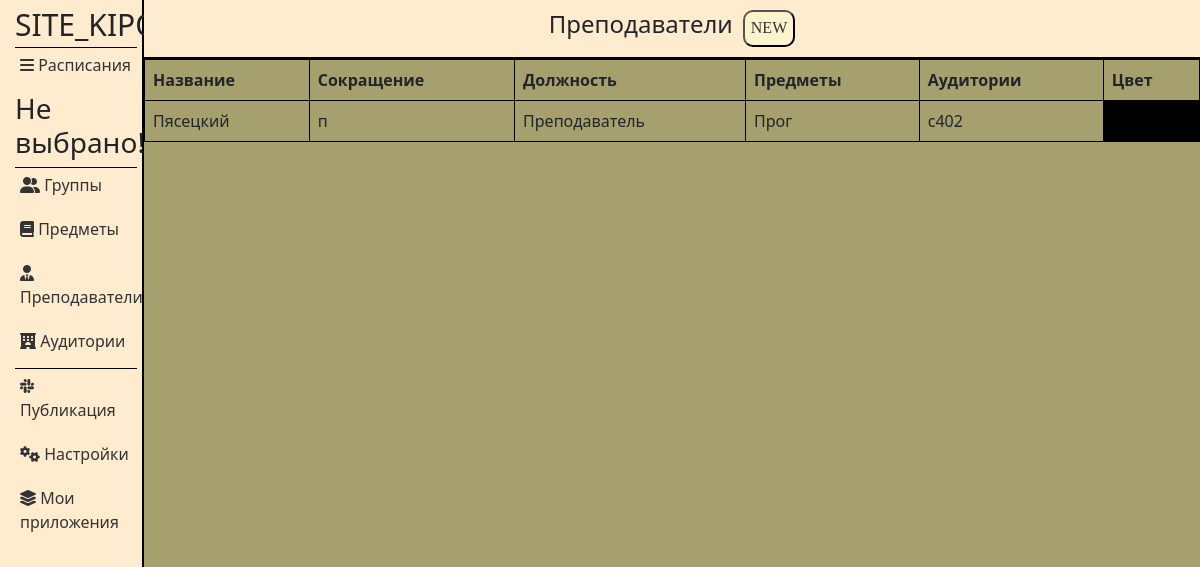
Screenshot of /applications/13/teachers/ with the database file from the repository.
### applications/models.py (models this page shows, shortened)
class Teachers(models.Model):
    name = models.CharField('Преподаватель', max_length=50)
    abbreviation = models.CharField('Сокращение', max_length=50)
    position = models.CharField('Должность', max_length=50)
    subjects = models.ManyToManyField(Subjects)
    cabinets = models.ManyToManyField(Cabinets)
    color = models.CharField('Цвет', max_length=50)
    application_id = models.ForeignKey(Applications, on_delete=models.CASCADE, related_name='Teachers')
    class Meta:
        verbose_name = 'Преподаватель'
        verbose_name_plural = 'Преподаватели'

class Subjects(models.Model):
    title = models.CharField('Название', max_length=50)
    abbreviation = models.CharField('Сокращение', max_length=50)
    cabinets = models.CharField('Аудитории', max_length=50)
    color = models.CharField('Цвет', max_length=50)
    application_id = models.ForeignKey(Applications, on_delete=models.CASCADE, related_name='Subjects')
    def __str__(self):
        return self.title
    class Meta:
        verbose_name = 'Предмет'
        verbose_name_plural = 'Предметы'

class Cabinets(models.Model):
    title = models.CharField('Название', max_length=50)
    abbreviation = models.CharField('Сокращение', max_length=50)
    seat_number = models.CharField('Количество мест', max_length=50)
    building = models.CharField('Корпус', max_length=50)
    color = models.CharField('Цвет', max_length=50)
    application_id = models.ForeignKey(Applications, on_delete=models.CASCADE, related_name='Cabinets')
    def __str__(self):
        return self.title
    class Meta:
        verbose_name = 'Аудитория'
        verbose_name_plural = 'Аудитории'

### applications/views.py (the view)
def teachers(request, app_id):
    return handle_form(request, app_id, Teachers, TeachersForm, 'applications/teachers.html')

### applications/views.py (called while the page is built)
def find_week_title(request):
    week_title = None
    if request.COOKIES.get('selectedElementId'):
        sched_id = request.COOKIES.get('selectedElementId')
        sched_instance = Schedules.objects.get(id=sched_id)
        week_title = sched_instance.title
    else:
        week_title = 'Не выбрано!'
    return week_title

### applications/templates/applications/teachers.html (shortened to what this page needs)
{% extends 'applications/layout.html' %}
{% load static %}
{% block content %}
<div class="features">
    <header>
        <h1>Преподаватели</h1>
        <button class="popup-btn" id="open_pop_up">NEW</button>
    </header>
   <table class="table">
    <thead>
        <tr>
            <th>Название</th>
            <th>Сокращение</th>
            <th>Должность</th>
            <th>Предметы</th>
            <th>Аудитории</th>
            <th>Цвет</th>
        </tr>
    </thead>
    <tbody>
        {% for el in groups %}
        <tr>
            <td>{{ el.name }}</td>
            <td>{{ el.abbreviation }}</td>
            <td>{{ el.position }}</td>
            <td>
               {{ el.subjects.all|join:", " }}
            </td>
            <td>
                {{ el.cabinets.all|join:", " }}
            </td>
            <td style="background-color:{{ el.color }}"></td>
        </tr>
        {% endfor %}
    </tbody>
</table>
</div>
{% endblock %}

### applications/static/applications/css/main.css (style rules this page uses)
:root { --main-background: #a5a06e; --second-background: blanchedalmond; --border: black; --text: #333; --popup-background: rgba(0,0,0,0.8); --white: #fff3cd; --output-background-color: transparent; --table-border-color: black; }
header { display: flex; justify-content: center; background-color: var(--second-background); padding: 10px 0px 10px 0px; border-bottom: 2px solid var(--border); }
body { display: flex; background-color: var(--main-background); }
.features { width: 100%; }
h1 { font-size: 1.5rem; }
.popup-btn { text-align: center; font-family: Monserrat; background-color: #fff3cd; border-radius: 10px; border-color: var(--border); text-decoration: none; font-weight: 500; color: var(--text); }
button#open_pop_up { margin-left: 10px; }
.table>:not(caption)>*>* { padding: 0.5rem 0.5rem; background-color: var(--bs-table-bg); border: 1px solid black; box-shadow: inset 0 0 0 9999px var(--bs-table-accent-bg); }
table.table { width: 100%; margin: auto; }

### rows the page displays
Teachers: name "Пясецкий", abbreviation "п", position "Преподаватель", subjects.all "Прог", cabinets.all "с402"

### other values shown
{{ title }} "Не выбрано!"
